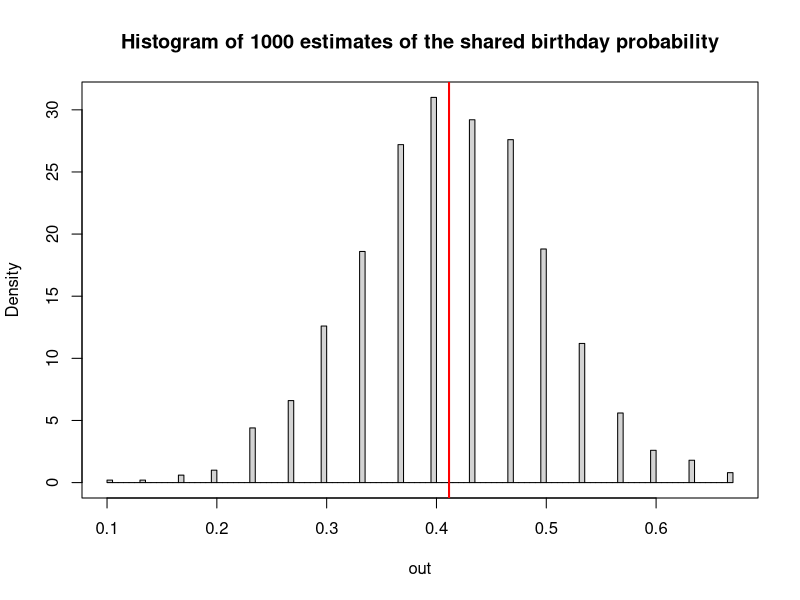
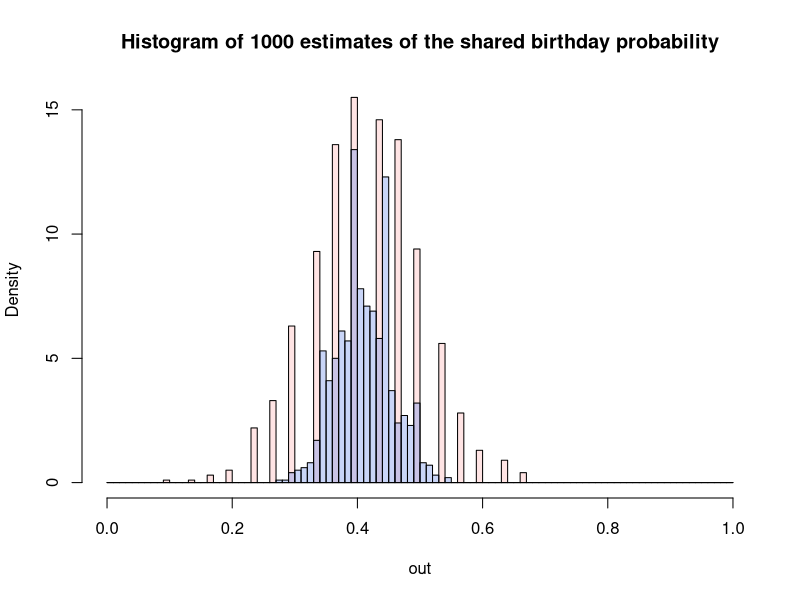

R code for these plots, in order:
## ---- chunk 1
generate_class <- function(class_size){
  sample(1:365, class_size, replace=TRUE)
}

check_birthday <- function(class){
  class |> 
    duplicated() |> 
    any()
}

set.seed(230583)
R <- 30
replicates <- replicate(R, generate_class(20) |> check_birthday())
mean(replicates)
## ---- chunk 2

R <- 30
out <- rep(NA, 1000)
for(i in 1:length(out)){
  replicates <- replicate(R, generate_class(20) |> check_birthday())
  out[i] <- mean(replicates)
}
hist(out, breaks = 100, freq = FALSE, main = "Histogram of 1000 estimates of the shared birthday probability")
box()

birthday_prob <- function(k) 1 - exp(lfactorial(365) - lfactorial(365-k) - k*log(365))
x<-birthday_prob(20)

abline(v = x, col = "red", lwd = 2)

min_estimate <- min(out)
max_estimate <- max(out)
min_estimate
max_estimate

true_value <- birthday_prob(20)

# Calculate absolute errors for each estimate
absolute_errors <- abs(out - true_value)

# Calculate the average absolute error
average_absolute_error <- mean(absolute_errors)

average_absolute_error
## ---- chunk 3
R2 <- 120 # Change this
out2 <- rep(NA, 1000)
for(i in 1:length(out2)){
  replicates <- replicate(R2, generate_class(20) |> check_birthday())
  out2[i] <- mean(replicates)
}

bins <- seq(0,1,by = 0.01)
hist(out, breaks = bins, col = "#ffabab50", freq = FALSE, main = "Histogram of 1000 estimates of the shared birthday probability")
hist(out2, breaks = bins, add=TRUE, col = "#6488ea59", freq = FALSE)

true_value <- birthday_prob(20)

# Calculate absolute errors for each estimate
absolute_errors <- abs(out2 - true_value)

# Calculate the average absolute error
average_absolute_error <- mean(absolute_errors)

average_absolute_error

## ---- chunk 4
library(magrittr)

vax_data <- function(R){
    vs <- rbinom(R,1,.5)
    ds <- rbinom(R,1,.25*(vs==1)+.75*(vs==0))
    rt <- rbinom(R,1,.7*(ds==1)+.5*(ds==0))
    data.frame(
        vaccination_status = c("vaccinated","unvaccinated")[vs+1]
      , disease_severity = c("mild","severe")[ds+1]
      , recovery_time = c("short","long")[rt+1]
    )
}

d1<-vax_data(1000)
cross_table <- table(d1$vaccination_status, d1$recovery_time)%>%proportions()%>%addmargins()
cross_table

d2<-d1[d1$disease_severity=="mild", ]
table(d2$vaccination_status, d2$recovery_time)%>%proportions()%>%addmargins()

d3<-d1[d1$disease_severity=="severe", ]
table(d3$vaccination_status, d3$recovery_time)%>%proportions()%>%addmargins()



